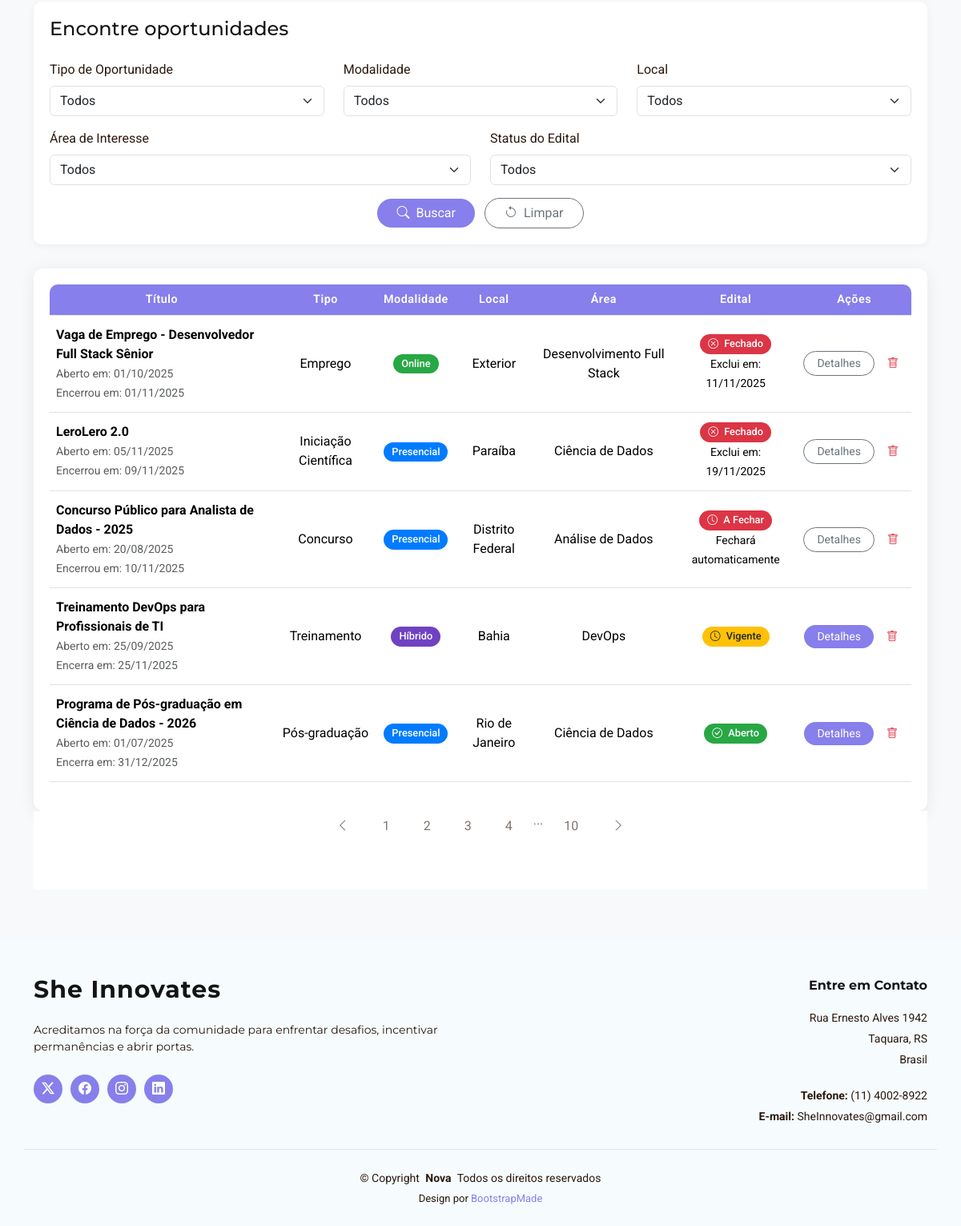
The page /Back-End-Projeto-Integrador/UserADM/oportunidadeAdm.php (lower part) on the database as committed earlier.
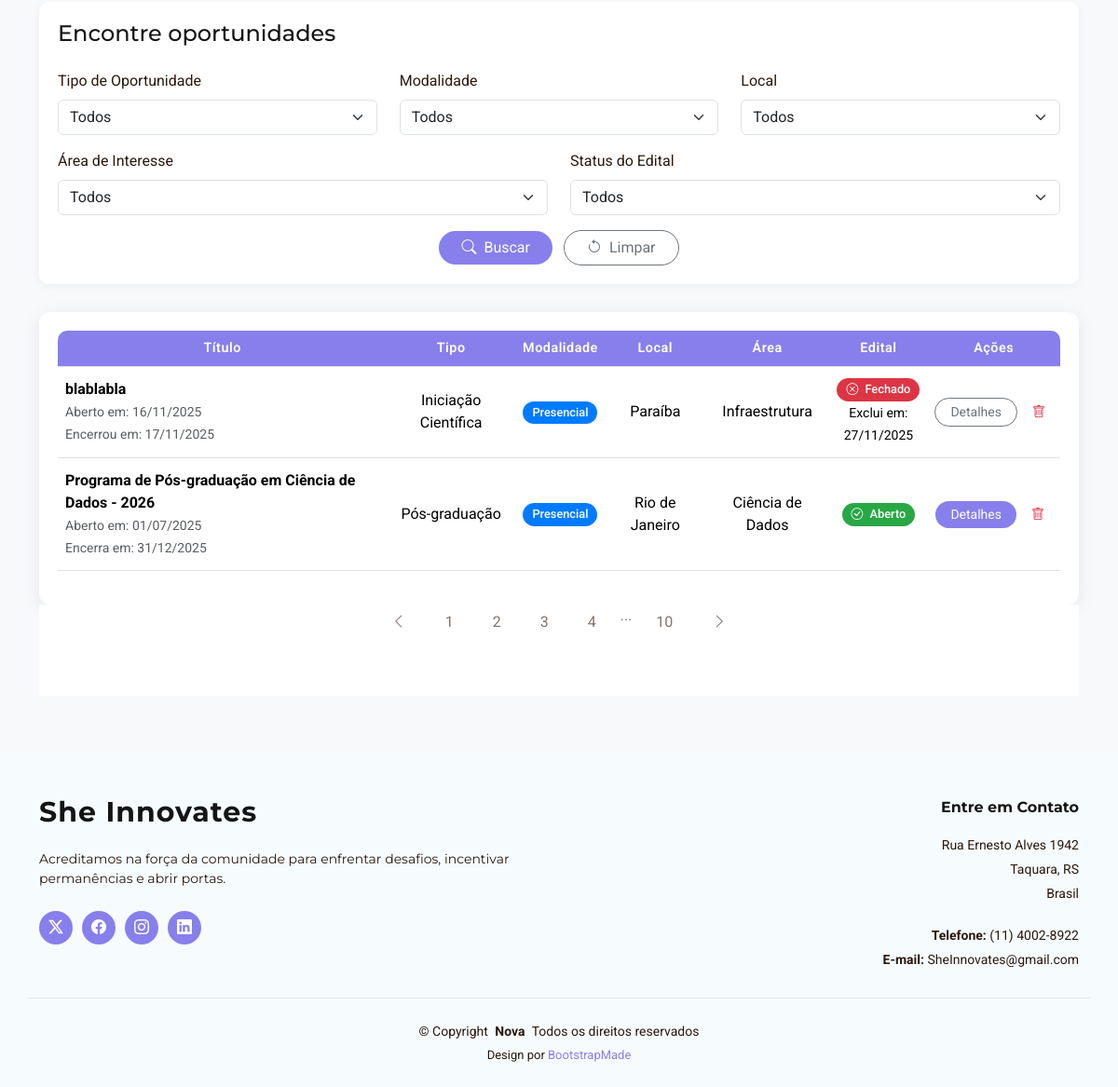
The same page on the database as committed later.
### tables this page shows
CREATE TABLE `oportunidades` (
  `id_oportunidade` int NOT NULL,
  `titulo` varchar(60) NOT NULL,
  `tipo` varchar(50) NOT NULL,
  `modalidade` varchar(50) NOT NULL,
  `local` varchar(100) NOT NULL,
  `area` varchar(100) NOT NULL,
  `data_abertura` date NOT NULL,
  `data_fechamento` date NOT NULL,
  `link_detalhes` varchar(500) NOT NULL,
  `status_edital` varchar(50) NOT NULL
);

### Back-End-Projeto-Integrador/controleTabela/tabelaOportunidadesAdm.php (the view, shortened to what the changed rows need)
<div class="table-responsive" data-aos="fade-up">
    <table class="table table-hover align-middle" id="opportunities-table">
        <thead>
            <tr class="text-center">
                <th style="border-top-left-radius: 10px;">Título</th>
                <th>Tipo</th>
                <th>Modalidade</th>
                <th>Local</th>
                <th>Área</th>
                <th>Edital</th>
                <th style="border-top-right-radius: 10px;">Ações</th>
            </tr>
        </thead>
        <tbody>
            <?php
            require("../Include/conexao.php");
            $sql_fechar = "UPDATE oportunidades
                          SET status_edital = 'Fechado'
                          WHERE data_fechamento < CURDATE()
                          AND status_edital != 'Fechado'";
            mysqli_query($con, $sql_fechar);
            $sql_excluir = "DELETE FROM oportunidades
                           WHERE status_edital = 'Fechado'
                           AND data_fechamento <= DATE_SUB(CURDATE(), INTERVAL 10 DAY)";
            mysqli_query($con, $sql_excluir);
            $sql = "SELECT * FROM oportunidades ORDER BY data_fechamento ASC";
            $result = mysqli_query($con, $sql);
            if (mysqli_num_rows($result) > 0) {
                while ($oportunidade = mysqli_fetch_assoc($result)) {
                    $data_fechamento = new DateTime($oportunidade['data_fechamento']);
                    $data_atual = new DateTime();
                    $esta_fechada = ($oportunidade['status_edital'] === 'Fechado');
                    $esta_vencida = ($data_fechamento < $data_atual);
                    $sera_fechada = ($esta_vencida && !$esta_fechada);
                    $badgeClass = '';
                    if ($oportunidade['modalidade'] === 'Online') $badgeClass = 'badge-online';
                    else if ($oportunidade['modalidade'] === 'Presencial') $badgeClass = 'badge-presencial';
                    else if ($oportunidade['modalidade'] === 'Híbrido') $badgeClass = 'badge-hibrido';
                    $statusClass = '';
                    $statusIcon = '';
                    $statusTexto = $oportunidade['status_edital'];
                    if ($sera_fechada) {
                        $statusClass = 'badge-fechado';
                        $statusIcon = 'bi-clock';
                        $statusTexto = 'A Fechar';
                    } else if ($oportunidade['status_edital'] === 'Aberto') {
                        $statusClass = 'badge-aberto';
                        $statusIcon = 'bi-check-circle';
                    } else if ($oportunidade['status_edital'] === 'Vigente') {
                        $statusClass = 'badge-vigente';
                        $statusIcon = 'bi-clock';
                    } else if ($oportunidade['status_edital'] === 'Fechado') {
                        $statusClass = 'badge-fechado';
                        $statusIcon = 'bi-x-circle';
                    }
                    $disabled = ($esta_fechada || $sera_fechada) ? 'disabled' : '';
                    $btnClass = ($esta_fechada || $sera_fechada) ? 'btn-outline-secondary' : 'btn-details';
                    $data_abertura_formatada = date('d/m/Y', strtotime($oportunidade['data_abertura']));
                    $data_fechamento_formatada = date('d/m/Y', strtotime($oportunidade['data_fechamento']));
                    $data_exclusao_formatada = date('d/m/Y', strtotime($oportunidade['data_fechamento'] . ' + 10 days'));
                    echo "
                    <tr data-id=\"{$oportunidade['id_oportunidade']}\">
                        <td>
                            <strong>{$oportunidade['titulo']}</strong>
                            <br>
                            <small class=\"text-muted\">
                                Aberto em: {$data_abertura_formatada}
                                <br>
                                " . ($esta_fechada ?
                                    'Encerrou em: <span class=\"text-danger\">' . $data_fechamento_formatada . '</span>' :
                                    ($sera_fechada ?
                                        'Encerrou em: <span class=\"text-warning\">' . $data_fechamento_formatada . '</span>' :
                                        'Encerra em: <span class=\"text-success\">' . $data_fechamento_formatada . '</span>'
                                    )
                                ) . "
                            </small>
                        </td>
                        <td class=\"text-center\">{$oportunidade['tipo']}</td>
                        <td class=\"text-center\"><span class=\"badge {$badgeClass} rounded-pill\">{$oportunidade['modalidade']}</span></td>
                        <td class=\"text-center\">{$oportunidade['local']}</td>
                        <td class=\"text-center\">{$oportunidade['area']}</td>
                        <td class=\"text-center\">
                            <span class=\"badge {$statusClass} rounded-pill\">
                                <i class=\"bi {$statusIcon} me-1\"></i> {$statusTexto}
                            </span>
                            " . ($esta_fechada ?
                                '<br><small class=\"text-muted mt-1 d-block\">Exclui em:<br>' . $data_exclusao_formatada . '</small>' :
                                ($sera_fechada ?
                                    '<br><small class=\"text-warning mt-1 d-block\">Fechará automaticamente</small>' :
                                    ''
                                )
                            ) . "
                        </td>
                        <td class=\"text-center\">
                            <div class=\"d-flex justify-content-center gap-2\">
                                <a href=\"{$oportunidade['link_detalhes']}\" class=\"btn btn-sm {$btnClass} rounded-pill px-3\" {$disabled}>
                                    Detalhes
                                </a>
                                <button class=\"btn btn-sm btn-trash delete-oportunidade\" data-oportunidade-id=\"{$oportunidade['id_oportunidade']}\">
                                    <i class=\"bi bi-trash\"></i>
                                </button>
                            </div>
                        </td>
                    </tr>
                    ";
                }
            } else {
                echo "<tr><td colspan='7' class='text-center'>Nenhuma oportunidade encontrada.</td></tr>";
            }
            ?>
        </tbody>
    </table>
</div>

Rows that differ between the two databases and show on the page:
removed oportunidades: titulo "Vaga de Emprego - Desenvolvedor Full Stack Sênior", data_abertura "01/10/2025", data_fechamento "01/11/2025", tipo "Emprego", modalidade "Online", local "Exterior", area "Desenvolvimento Full Stack", status_edital "Fechado", data_fechamento "11/11/2025"
removed oportunidades: titulo "LeroLero 2.0", data_abertura "05/11/2025", data_fechamento "09/11/2025", tipo "Iniciação Científica", modalidade "Presencial", local "Paraíba", area "Ciência de Dados", status_edital "Fechado", data_fechamento "19/11/2025"
removed oportunidades: titulo "Concurso Público para Analista de Dados - 2025", data_abertura "20/08/2025", data_fechamento "10/11/2025", tipo "Concurso", modalidade "Presencial", local "Distrito Federal", area "Análise de Dados", statusTexto "A Fechar", shows "Fechará automaticamente"
removed oportunidades: titulo "Treinamento DevOps para Profissionais de TI", data_abertura "25/09/2025", data_fechamento "25/11/2025", tipo "Treinamento", modalidade "Híbrido", local "Bahia", area "DevOps", status_edital "Vigente"
added oportunidades: titulo "blablabla", data_abertura "16/11/2025", data_fechamento "17/11/2025", tipo "Iniciação Científica", modalidade "Presencial", local "Paraíba", area "Infraestrutura", status_edital "Fechado", data_fechamento "27/11/2025"
